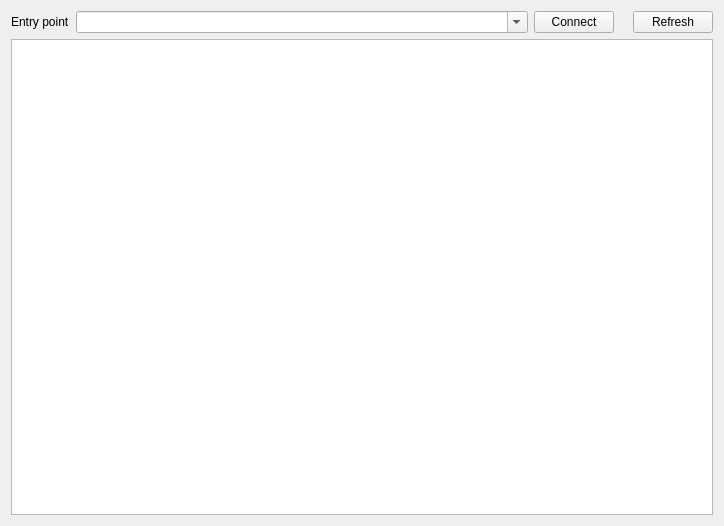
<?xml version="1.0" encoding="UTF-8"?>
<ui version="4.0">
 <class>NodesWidget</class>
 <widget class="QWidget" name="NodesWidget">
  <property name="geometry">
   <rect>
    <x>0</x>
    <y>0</y>
    <width>724</width>
    <height>526</height>
   </rect>
  </property>
  <property name="windowTitle">
   <string>Network nodes</string>
  </property>
  <layout class="QVBoxLayout" name="verticalLayout_2">
   <item>
    <layout class="QGridLayout" name="gridLayout">
     <item row="0" column="0">
      <widget class="QLabel" name="label">
       <property name="text">
        <string>Entry point</string>
       </property>
      </widget>
     </item>
     <item row="0" column="1">
      <widget class="QComboBox" name="entryPointComboBox">
       <property name="sizePolicy">
        <sizepolicy hsizetype="Expanding" vsizetype="Fixed">
         <horstretch>0</horstretch>
         <verstretch>0</verstretch>
        </sizepolicy>
       </property>
       <property name="toolTip">
        <string/>
       </property>
       <property name="editable">
        <bool>true</bool>
       </property>
       <property name="minimumContentsLength">
        <number>0</number>
       </property>
      </widget>
     </item>
     <item row="0" column="2">
      <widget class="QPushButton" name="connectButton">
       <property name="toolTip">
        <string>Connection to entry point</string>
       </property>
       <property name="text">
        <string>Connect</string>
       </property>
      </widget>
     </item>
     <item row="0" column="3">
      <widget class="QLabel" name="connectionStatusLabel">
       <property name="maximumSize">
        <size>
         <width>16</width>
         <height>16</height>
        </size>
       </property>
       <property name="text">
        <string/>
       </property>
       <property name="pixmap">
        <pixmap resource="../../icons/tikka.slots.pyqt.resources.icons.index.qrc">:/icons/disconnected</pixmap>
       </property>
       <property name="scaledContents">
        <bool>true</bool>
       </property>
      </widget>
     </item>
     <item row="0" column="4">
      <widget class="QPushButton" name="refreshNodesButton">
       <property name="toolTip">
        <string>Refresh nodes from network</string>
       </property>
       <property name="text">
        <string>Refresh</string>
       </property>
       <property name="icon">
        <iconset resource="../../icons/tikka.slots.pyqt.resources.icons.index.qrc">
         <normaloff>:/icons/refresh_icon</normaloff>:/icons/refresh_icon</iconset>
       </property>
      </widget>
     </item>
    </layout>
   </item>
   <item>
    <widget class="QTableView" name="nodesTableView">
     <property name="contextMenuPolicy">
      <enum>Qt::CustomContextMenu</enum>
     </property>
     <property name="editTriggers">
      <set>QAbstractItemView::NoEditTriggers</set>
     </property>
     <property name="sortingEnabled">
      <bool>true</bool>
     </property>
     <attribute name="horizontalHeaderStretchLastSection">
      <bool>true</bool>
     </attribute>
     <attribute name="verticalHeaderVisible">
      <bool>false</bool>
     </attribute>
    </widget>
   </item>
  </layout>
 </widget>
 <resources>
  <include location="../../icons/tikka.slots.pyqt.resources.icons.index.qrc"/>
 </resources>
 <connections/>
</ui>
